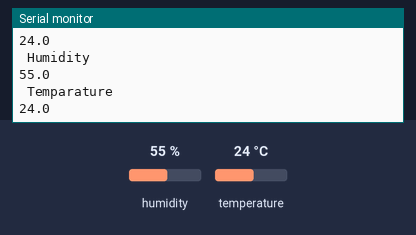
This sketch was run on a simulated Arduino Uno, built with avr-gcc and run on an emulated ATmega328P. On the bench: the last lines printed to the serial monitor. Inputs (shaded band) come from the test bench; at power-on: humidity 55 %, temperature 24 °C.

Above: at 2.8 s.
2.9 s: humidity set to 22 %
At 5.2 s:
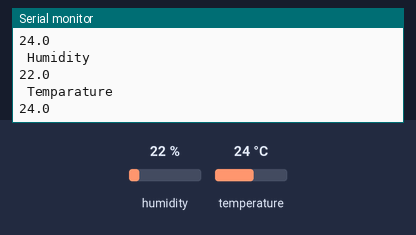
5.6 s: temperature set to 12 °C
At 7.6 s:
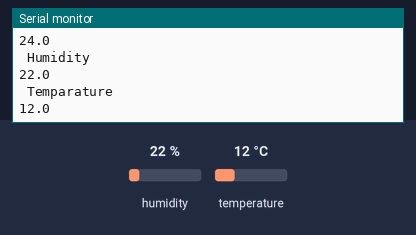
8.3 s: humidity set to 40 %
At 11.2 s:
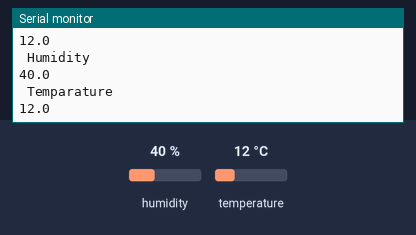
Timing chart, 0 to 12.7 s (numbered marks = the images above; inputs shaded):
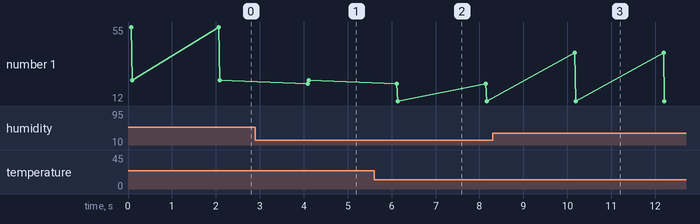

The sketch:

temp-humidity.ino
```cpp
#include<dht.h>
dht DHT;

// if you require to change the pin number, Edit the pin with your arduino pin.


void setup() {

Serial.begin(9600);

Serial.println("welcome to TechPonder Humidity and temperature Detector"); }

void loop() { // READ DATA

int chk = DHT.read11(A3);

Serial.println(" Humidity " );

Serial.println(DHT.humidity, 1);

Serial.println(" Temparature ");

Serial.println(DHT.temperature, 1);

delay(2000);

}
```

Measured:
- after the input at 2.9 s, the serial monitor: prints a new line after 1.2 s (image 1)
- after the input at 5.6 s, the serial monitor: prints a new line after 0.54 s (image 2)
- after the input at 8.3 s, the serial monitor: prints a new line after 1.9 s (image 3)
- plotted number 1: 24 → 12 after the input at 5.6 s
